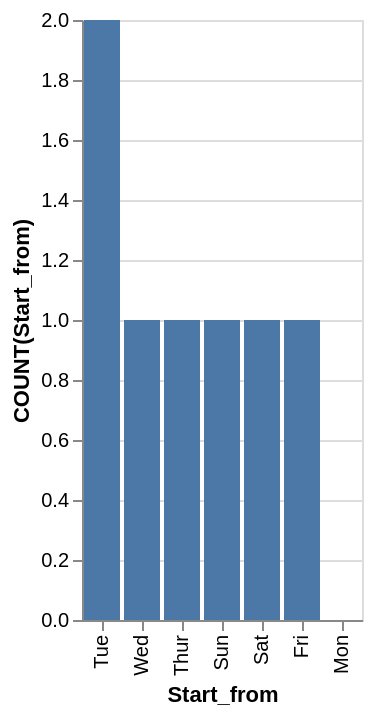

Write the Vega-Lite specification saved for this chart.
### Vega-Lite specification from a JSON file in a GitHub repository (floating-point values rounded to 4 significant figures)
{"data": {"values": [{"x_data": "Tue", "y_data": 2}, {"x_data": "Wed", "y_data": 1}, {"x_data": "Thur", "y_data": 1}, {"x_data": "Sun", "y_data": 1}, {"x_data": "Sat", "y_data": 1}, {"x_data": "Fri", "y_data": 1}, {"x_data": "Mon", "y_data": 0}]}, "mark": "bar", "encoding": {"x": {"field": "x_data", "type": "nominal", "title": "Start_from", "sort": {"op": "sum", "field": "y_data", "order": "descending"}}, "y": {"field": "y_data", "type": "quantitative", "title": "COUNT(Start_from)"}}}
